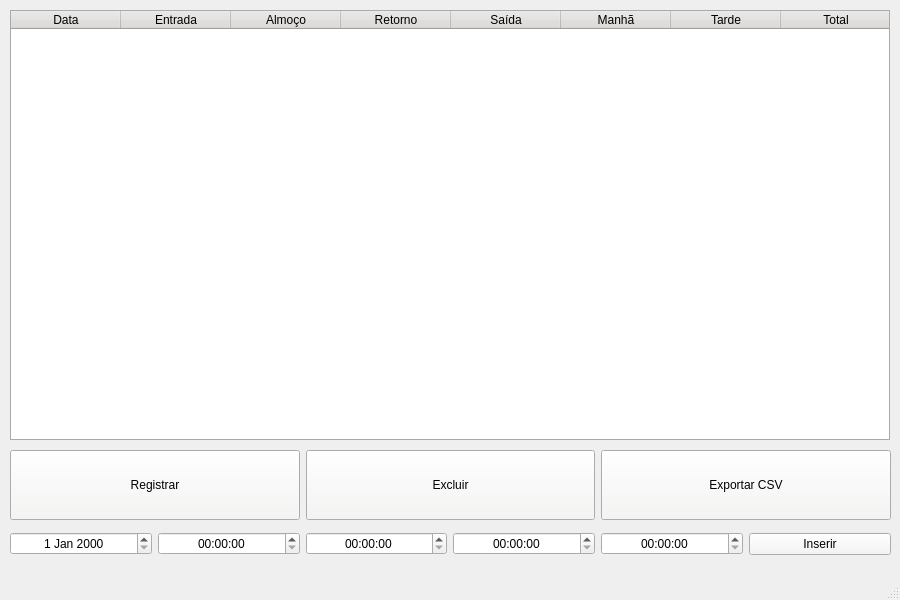
<?xml version="1.0" encoding="UTF-8"?>
<ui version="4.0">
 <class>MainWindow</class>
 <widget class="QMainWindow" name="MainWindow">
  <property name="geometry">
   <rect>
    <x>0</x>
    <y>0</y>
    <width>900</width>
    <height>600</height>
   </rect>
  </property>
  <property name="sizePolicy">
   <sizepolicy hsizetype="Fixed" vsizetype="Fixed">
    <horstretch>0</horstretch>
    <verstretch>0</verstretch>
   </sizepolicy>
  </property>
  <property name="minimumSize">
   <size>
    <width>900</width>
    <height>600</height>
   </size>
  </property>
  <property name="maximumSize">
   <size>
    <width>900</width>
    <height>600</height>
   </size>
  </property>
  <property name="baseSize">
   <size>
    <width>900</width>
    <height>600</height>
   </size>
  </property>
  <property name="acceptDrops">
   <bool>false</bool>
  </property>
  <property name="windowTitle">
   <string>PyPonto</string>
  </property>
  <property name="windowIcon">
   <iconset>
    <normaloff>ponto.svg</normaloff>ponto.svg</iconset>
  </property>
  <widget class="QWidget" name="centralwidget">
   <widget class="QWidget" name="layoutWidget_2">
    <property name="geometry">
     <rect>
      <x>10</x>
      <y>450</y>
      <width>881</width>
      <height>70</height>
     </rect>
    </property>
    <layout class="QHBoxLayout" name="horizontalLayout_2">
     <item>
      <widget class="QPushButton" name="btnRegistrar">
       <property name="sizePolicy">
        <sizepolicy hsizetype="Minimum" vsizetype="Preferred">
         <horstretch>0</horstretch>
         <verstretch>0</verstretch>
        </sizepolicy>
       </property>
       <property name="maximumSize">
        <size>
         <width>16777215</width>
         <height>16777215</height>
        </size>
       </property>
       <property name="palette">
        <palette>
         <active>
          <colorrole role="Button">
           <brush brushstyle="SolidPattern">
            <color alpha="255">
             <red>246</red>
             <green>245</green>
             <blue>244</blue>
            </color>
           </brush>
          </colorrole>
         </active>
         <inactive>
          <colorrole role="Button">
           <brush brushstyle="SolidPattern">
            <color alpha="255">
             <red>246</red>
             <green>245</green>
             <blue>244</blue>
            </color>
           </brush>
          </colorrole>
         </inactive>
         <disabled>
          <colorrole role="Button">
           <brush brushstyle="SolidPattern">
            <color alpha="255">
             <red>246</red>
             <green>245</green>
             <blue>244</blue>
            </color>
           </brush>
          </colorrole>
         </disabled>
        </palette>
       </property>
       <property name="focusPolicy">
        <enum>Qt::FocusPolicy::NoFocus</enum>
       </property>
       <property name="text">
        <string>Registrar</string>
       </property>
      </widget>
     </item>
     <item>
      <widget class="QPushButton" name="btnExcluir">
       <property name="sizePolicy">
        <sizepolicy hsizetype="Minimum" vsizetype="Preferred">
         <horstretch>0</horstretch>
         <verstretch>0</verstretch>
        </sizepolicy>
       </property>
       <property name="maximumSize">
        <size>
         <width>16777215</width>
         <height>16777215</height>
        </size>
       </property>
       <property name="palette">
        <palette>
         <active>
          <colorrole role="Button">
           <brush brushstyle="SolidPattern">
            <color alpha="255">
             <red>246</red>
             <green>245</green>
             <blue>244</blue>
            </color>
           </brush>
          </colorrole>
         </active>
         <inactive>
          <colorrole role="Button">
           <brush brushstyle="SolidPattern">
            <color alpha="255">
             <red>246</red>
             <green>245</green>
             <blue>244</blue>
            </color>
           </brush>
          </colorrole>
         </inactive>
         <disabled>
          <colorrole role="Button">
           <brush brushstyle="SolidPattern">
            <color alpha="255">
             <red>246</red>
             <green>245</green>
             <blue>244</blue>
            </color>
           </brush>
          </colorrole>
         </disabled>
        </palette>
       </property>
       <property name="focusPolicy">
        <enum>Qt::FocusPolicy::NoFocus</enum>
       </property>
       <property name="text">
        <string>Excluir</string>
       </property>
      </widget>
     </item>
     <item>
      <widget class="QPushButton" name="btnExportar">
       <property name="sizePolicy">
        <sizepolicy hsizetype="Minimum" vsizetype="Preferred">
         <horstretch>0</horstretch>
         <verstretch>0</verstretch>
        </sizepolicy>
       </property>
       <property name="maximumSize">
        <size>
         <width>16777215</width>
         <height>16777215</height>
        </size>
       </property>
       <property name="palette">
        <palette>
         <active>
          <colorrole role="Button">
           <brush brushstyle="SolidPattern">
            <color alpha="255">
             <red>246</red>
             <green>245</green>
             <blue>244</blue>
            </color>
           </brush>
          </colorrole>
         </active>
         <inactive>
          <colorrole role="Button">
           <brush brushstyle="SolidPattern">
            <color alpha="255">
             <red>246</red>
             <green>245</green>
             <blue>244</blue>
            </color>
           </brush>
          </colorrole>
         </inactive>
         <disabled>
          <colorrole role="Button">
           <brush brushstyle="SolidPattern">
            <color alpha="255">
             <red>246</red>
             <green>245</green>
             <blue>244</blue>
            </color>
           </brush>
          </colorrole>
         </disabled>
        </palette>
       </property>
       <property name="focusPolicy">
        <enum>Qt::FocusPolicy::NoFocus</enum>
       </property>
       <property name="autoFillBackground">
        <bool>false</bool>
       </property>
       <property name="styleSheet">
        <string notr="true"/>
       </property>
       <property name="text">
        <string>Exportar CSV</string>
       </property>
      </widget>
     </item>
    </layout>
   </widget>
   <widget class="QTableWidget" name="tableWidget">
    <property name="geometry">
     <rect>
      <x>10</x>
      <y>10</y>
      <width>880</width>
      <height>430</height>
     </rect>
    </property>
    <property name="sizePolicy">
     <sizepolicy hsizetype="Fixed" vsizetype="Fixed">
      <horstretch>0</horstretch>
      <verstretch>0</verstretch>
     </sizepolicy>
    </property>
    <property name="minimumSize">
     <size>
      <width>880</width>
      <height>430</height>
     </size>
    </property>
    <property name="maximumSize">
     <size>
      <width>880</width>
      <height>430</height>
     </size>
    </property>
    <property name="baseSize">
     <size>
      <width>880</width>
      <height>430</height>
     </size>
    </property>
    <property name="palette">
     <palette>
      <active>
       <colorrole role="WindowText">
        <brush brushstyle="SolidPattern">
         <color alpha="255">
          <red>0</red>
          <green>0</green>
          <blue>0</blue>
         </color>
        </brush>
       </colorrole>
       <colorrole role="Button">
        <brush brushstyle="SolidPattern">
         <color alpha="255">
          <red>222</red>
          <green>221</green>
          <blue>218</blue>
         </color>
        </brush>
       </colorrole>
       <colorrole role="Light">
        <brush brushstyle="SolidPattern">
         <color alpha="255">
          <red>255</red>
          <green>255</green>
          <blue>255</blue>
         </color>
        </brush>
       </colorrole>
       <colorrole role="Midlight">
        <brush brushstyle="SolidPattern">
         <color alpha="255">
          <red>238</red>
          <green>238</green>
          <blue>236</blue>
         </color>
        </brush>
       </colorrole>
       <colorrole role="Dark">
        <brush brushstyle="SolidPattern">
         <color alpha="255">
          <red>111</red>
          <green>110</green>
          <blue>109</blue>
         </color>
        </brush>
       </colorrole>
       <colorrole role="Mid">
        <brush brushstyle="SolidPattern">
         <color alpha="255">
          <red>148</red>
          <green>147</green>
          <blue>145</blue>
         </color>
        </brush>
       </colorrole>
       <colorrole role="Text">
        <brush brushstyle="SolidPattern">
         <color alpha="255">
          <red>0</red>
          <green>0</green>
          <blue>0</blue>
         </color>
        </brush>
       </colorrole>
       <colorrole role="BrightText">
        <brush brushstyle="SolidPattern">
         <color alpha="255">
          <red>255</red>
          <green>255</green>
          <blue>255</blue>
         </color>
        </brush>
       </colorrole>
       <colorrole role="ButtonText">
        <brush brushstyle="SolidPattern">
         <color alpha="255">
          <red>0</red>
          <green>0</green>
          <blue>0</blue>
         </color>
        </brush>
       </colorrole>
       <colorrole role="Base">
        <brush brushstyle="SolidPattern">
         <color alpha="255">
          <red>255</red>
          <green>255</green>
          <blue>255</blue>
         </color>
        </brush>
       </colorrole>
       <colorrole role="Window">
        <brush brushstyle="SolidPattern">
         <color alpha="255">
          <red>222</red>
          <green>221</green>
          <blue>218</blue>
         </color>
        </brush>
       </colorrole>
       <colorrole role="Shadow">
        <brush brushstyle="SolidPattern">
         <color alpha="255">
          <red>0</red>
          <green>0</green>
          <blue>0</blue>
         </color>
        </brush>
       </colorrole>
       <colorrole role="AlternateBase">
        <brush brushstyle="SolidPattern">
         <color alpha="255">
          <red>238</red>
          <green>238</green>
          <blue>236</blue>
         </color>
        </brush>
       </colorrole>
       <colorrole role="ToolTipBase">
        <brush brushstyle="SolidPattern">
         <color alpha="255">
          <red>255</red>
          <green>255</green>
          <blue>220</blue>
         </color>
        </brush>
       </colorrole>
       <colorrole role="ToolTipText">
        <brush brushstyle="SolidPattern">
         <color alpha="255">
          <red>0</red>
          <green>0</green>
          <blue>0</blue>
         </color>
        </brush>
       </colorrole>
       <colorrole role="PlaceholderText">
        <brush brushstyle="SolidPattern">
         <color alpha="127">
          <red>0</red>
          <green>0</green>
          <blue>0</blue>
         </color>
        </brush>
       </colorrole>
       <colorrole role="Accent">
        <brush brushstyle="SolidPattern">
         <color alpha="255">
          <red>255</red>
          <green>255</green>
          <blue>255</blue>
         </color>
        </brush>
       </colorrole>
      </active>
      <inactive>
       <colorrole role="WindowText">
        <brush brushstyle="SolidPattern">
         <color alpha="255">
          <red>0</red>
          <green>0</green>
          <blue>0</blue>
         </color>
        </brush>
       </colorrole>
       <colorrole role="Button">
        <brush brushstyle="SolidPattern">
         <color alpha="255">
          <red>222</red>
          <green>221</green>
          <blue>218</blue>
         </color>
        </brush>
       </colorrole>
       <colorrole role="Light">
        <brush brushstyle="SolidPattern">
         <color alpha="255">
          <red>255</red>
          <green>255</green>
          <blue>255</blue>
         </color>
        </brush>
       </colorrole>
       <colorrole role="Midlight">
        <brush brushstyle="SolidPattern">
         <color alpha="255">
          <red>238</red>
          <green>238</green>
          <blue>236</blue>
         </color>
        </brush>
       </colorrole>
       <colorrole role="Dark">
        <brush brushstyle="SolidPattern">
         <color alpha="255">
          <red>111</red>
          <green>110</green>
          <blue>109</blue>
         </color>
        </brush>
       </colorrole>
       <colorrole role="Mid">
        <brush brushstyle="SolidPattern">
         <color alpha="255">
          <red>148</red>
          <green>147</green>
          <blue>145</blue>
         </color>
        </brush>
       </colorrole>
       <colorrole role="Text">
        <brush brushstyle="SolidPattern">
         <color alpha="255">
          <red>0</red>
          <green>0</green>
          <blue>0</blue>
         </color>
        </brush>
       </colorrole>
       <colorrole role="BrightText">
        <brush brushstyle="SolidPattern">
         <color alpha="255">
          <red>255</red>
          <green>255</green>
          <blue>255</blue>
         </color>
        </brush>
       </colorrole>
       <colorrole role="ButtonText">
        <brush brushstyle="SolidPattern">
         <color alpha="255">
          <red>0</red>
          <green>0</green>
          <blue>0</blue>
         </color>
        </brush>
       </colorrole>
       <colorrole role="Base">
        <brush brushstyle="SolidPattern">
         <color alpha="255">
          <red>255</red>
          <green>255</green>
          <blue>255</blue>
         </color>
        </brush>
       </colorrole>
       <colorrole role="Window">
        <brush brushstyle="SolidPattern">
         <color alpha="255">
          <red>222</red>
          <green>221</green>
          <blue>218</blue>
         </color>
        </brush>
       </colorrole>
       <colorrole role="Shadow">
        <brush brushstyle="SolidPattern">
         <color alpha="255">
          <red>0</red>
          <green>0</green>
          <blue>0</blue>
         </color>
        </brush>
       </colorrole>
       <colorrole role="AlternateBase">
        <brush brushstyle="SolidPattern">
         <color alpha="255">
          <red>238</red>
          <green>238</green>
          <blue>236</blue>
         </color>
        </brush>
       </colorrole>
       <colorrole role="ToolTipBase">
        <brush brushstyle="SolidPattern">
         <color alpha="255">
          <red>255</red>
          <green>255</green>
          <blue>220</blue>
         </color>
        </brush>
       </colorrole>
       <colorrole role="ToolTipText">
        <brush brushstyle="SolidPattern">
         <color alpha="255">
          <red>0</red>
          <green>0</green>
          <blue>0</blue>
         </color>
        </brush>
       </colorrole>
       <colorrole role="PlaceholderText">
        <brush brushstyle="SolidPattern">
         <color alpha="127">
          <red>0</red>
          <green>0</green>
          <blue>0</blue>
         </color>
        </brush>
       </colorrole>
       <colorrole role="Accent">
        <brush brushstyle="SolidPattern">
         <color alpha="255">
          <red>255</red>
          <green>255</green>
          <blue>255</blue>
         </color>
        </brush>
       </colorrole>
      </inactive>
      <disabled>
       <colorrole role="WindowText">
        <brush brushstyle="SolidPattern">
         <color alpha="255">
          <red>111</red>
          <green>110</green>
          <blue>109</blue>
         </color>
        </brush>
       </colorrole>
       <colorrole role="Button">
        <brush brushstyle="SolidPattern">
         <color alpha="255">
          <red>222</red>
          <green>221</green>
          <blue>218</blue>
         </color>
        </brush>
       </colorrole>
       <colorrole role="Light">
        <brush brushstyle="SolidPattern">
         <color alpha="255">
          <red>255</red>
          <green>255</green>
          <blue>255</blue>
         </color>
        </brush>
       </colorrole>
       <colorrole role="Midlight">
        <brush brushstyle="SolidPattern">
         <color alpha="255">
          <red>238</red>
          <green>238</green>
          <blue>236</blue>
         </color>
        </brush>
       </colorrole>
       <colorrole role="Dark">
        <brush brushstyle="SolidPattern">
         <color alpha="255">
          <red>111</red>
          <green>110</green>
          <blue>109</blue>
         </color>
        </brush>
       </colorrole>
       <colorrole role="Mid">
        <brush brushstyle="SolidPattern">
         <color alpha="255">
          <red>148</red>
          <green>147</green>
          <blue>145</blue>
         </color>
        </brush>
       </colorrole>
       <colorrole role="Text">
        <brush brushstyle="SolidPattern">
         <color alpha="255">
          <red>111</red>
          <green>110</green>
          <blue>109</blue>
         </color>
        </brush>
       </colorrole>
       <colorrole role="BrightText">
        <brush brushstyle="SolidPattern">
         <color alpha="255">
          <red>255</red>
          <green>255</green>
          <blue>255</blue>
         </color>
        </brush>
       </colorrole>
       <colorrole role="ButtonText">
        <brush brushstyle="SolidPattern">
         <color alpha="255">
          <red>111</red>
          <green>110</green>
          <blue>109</blue>
         </color>
        </brush>
       </colorrole>
       <colorrole role="Base">
        <brush brushstyle="SolidPattern">
         <color alpha="255">
          <red>222</red>
          <green>221</green>
          <blue>218</blue>
         </color>
        </brush>
       </colorrole>
       <colorrole role="Window">
        <brush brushstyle="SolidPattern">
         <color alpha="255">
          <red>222</red>
          <green>221</green>
          <blue>218</blue>
         </color>
        </brush>
       </colorrole>
       <colorrole role="Shadow">
        <brush brushstyle="SolidPattern">
         <color alpha="255">
          <red>0</red>
          <green>0</green>
          <blue>0</blue>
         </color>
        </brush>
       </colorrole>
       <colorrole role="AlternateBase">
        <brush brushstyle="SolidPattern">
         <color alpha="255">
          <red>222</red>
          <green>221</green>
          <blue>218</blue>
         </color>
        </brush>
       </colorrole>
       <colorrole role="ToolTipBase">
        <brush brushstyle="SolidPattern">
         <color alpha="255">
          <red>255</red>
          <green>255</green>
          <blue>220</blue>
         </color>
        </brush>
       </colorrole>
       <colorrole role="ToolTipText">
        <brush brushstyle="SolidPattern">
         <color alpha="255">
          <red>0</red>
          <green>0</green>
          <blue>0</blue>
         </color>
        </brush>
       </colorrole>
       <colorrole role="PlaceholderText">
        <brush brushstyle="SolidPattern">
         <color alpha="127">
          <red>111</red>
          <green>110</green>
          <blue>109</blue>
         </color>
        </brush>
       </colorrole>
       <colorrole role="Accent">
        <brush brushstyle="SolidPattern">
         <color alpha="255">
          <red>255</red>
          <green>255</green>
          <blue>255</blue>
         </color>
        </brush>
       </colorrole>
      </disabled>
     </palette>
    </property>
    <property name="focusPolicy">
     <enum>Qt::FocusPolicy::NoFocus</enum>
    </property>
    <property name="lineWidth">
     <number>1</number>
    </property>
    <property name="verticalScrollBarPolicy">
     <enum>Qt::ScrollBarPolicy::ScrollBarAsNeeded</enum>
    </property>
    <property name="horizontalScrollBarPolicy">
     <enum>Qt::ScrollBarPolicy::ScrollBarAlwaysOff</enum>
    </property>
    <property name="sizeAdjustPolicy">
     <enum>QAbstractScrollArea::SizeAdjustPolicy::AdjustIgnored</enum>
    </property>
    <property name="autoScroll">
     <bool>true</bool>
    </property>
    <property name="editTriggers">
     <set>QAbstractItemView::EditTrigger::NoEditTriggers</set>
    </property>
    <property name="tabKeyNavigation">
     <bool>false</bool>
    </property>
    <property name="alternatingRowColors">
     <bool>true</bool>
    </property>
    <property name="selectionMode">
     <enum>QAbstractItemView::SelectionMode::MultiSelection</enum>
    </property>
    <property name="selectionBehavior">
     <enum>QAbstractItemView::SelectionBehavior::SelectRows</enum>
    </property>
    <property name="textElideMode">
     <enum>Qt::TextElideMode::ElideMiddle</enum>
    </property>
    <property name="gridStyle">
     <enum>Qt::PenStyle::SolidLine</enum>
    </property>
    <property name="wordWrap">
     <bool>false</bool>
    </property>
    <property name="rowCount">
     <number>0</number>
    </property>
    <attribute name="horizontalHeaderCascadingSectionResizes">
     <bool>false</bool>
    </attribute>
    <attribute name="horizontalHeaderMinimumSectionSize">
     <number>110</number>
    </attribute>
    <attribute name="horizontalHeaderDefaultSectionSize">
     <number>110</number>
    </attribute>
    <attribute name="horizontalHeaderHighlightSections">
     <bool>false</bool>
    </attribute>
    <attribute name="horizontalHeaderShowSortIndicator" stdset="0">
     <bool>false</bool>
    </attribute>
    <attribute name="horizontalHeaderStretchLastSection">
     <bool>true</bool>
    </attribute>
    <attribute name="verticalHeaderVisible">
     <bool>false</bool>
    </attribute>
    <column>
     <property name="text">
      <string>Data</string>
     </property>
    </column>
    <column>
     <property name="text">
      <string>Entrada</string>
     </property>
    </column>
    <column>
     <property name="text">
      <string>Almoço</string>
     </property>
    </column>
    <column>
     <property name="text">
      <string>Retorno</string>
     </property>
    </column>
    <column>
     <property name="text">
      <string>Saída</string>
     </property>
    </column>
    <column>
     <property name="text">
      <string>Manhã</string>
     </property>
     <property name="background">
      <color>
       <red>153</red>
       <green>193</green>
       <blue>241</blue>
      </color>
     </property>
    </column>
    <column>
     <property name="text">
      <string>Tarde</string>
     </property>
     <property name="background">
      <color>
       <red>153</red>
       <green>193</green>
       <blue>241</blue>
      </color>
     </property>
    </column>
    <column>
     <property name="text">
      <string>Total</string>
     </property>
     <property name="background">
      <color>
       <red>249</red>
       <green>240</green>
       <blue>107</blue>
      </color>
     </property>
    </column>
   </widget>
   <widget class="QWidget" name="layoutWidget">
    <property name="geometry">
     <rect>
      <x>10</x>
      <y>529</y>
      <width>881</width>
      <height>30</height>
     </rect>
    </property>
    <layout class="QHBoxLayout" name="horizontalLayout_1">
     <item>
      <widget class="QDateEdit" name="data">
       <property name="focusPolicy">
        <enum>Qt::FocusPolicy::TabFocus</enum>
       </property>
       <property name="alignment">
        <set>Qt::AlignmentFlag::AlignCenter</set>
       </property>
      </widget>
     </item>
     <item>
      <widget class="QTimeEdit" name="entrada">
       <property name="focusPolicy">
        <enum>Qt::FocusPolicy::TabFocus</enum>
       </property>
       <property name="alignment">
        <set>Qt::AlignmentFlag::AlignCenter</set>
       </property>
      </widget>
     </item>
     <item>
      <widget class="QTimeEdit" name="almoco">
       <property name="focusPolicy">
        <enum>Qt::FocusPolicy::TabFocus</enum>
       </property>
       <property name="alignment">
        <set>Qt::AlignmentFlag::AlignCenter</set>
       </property>
      </widget>
     </item>
     <item>
      <widget class="QTimeEdit" name="retorno">
       <property name="focusPolicy">
        <enum>Qt::FocusPolicy::TabFocus</enum>
       </property>
       <property name="alignment">
        <set>Qt::AlignmentFlag::AlignCenter</set>
       </property>
      </widget>
     </item>
     <item>
      <widget class="QTimeEdit" name="saida">
       <property name="focusPolicy">
        <enum>Qt::FocusPolicy::TabFocus</enum>
       </property>
       <property name="alignment">
        <set>Qt::AlignmentFlag::AlignCenter</set>
       </property>
      </widget>
     </item>
     <item>
      <widget class="QPushButton" name="btnInserir">
       <property name="palette">
        <palette>
         <active>
          <colorrole role="Button">
           <brush brushstyle="SolidPattern">
            <color alpha="255">
             <red>246</red>
             <green>245</green>
             <blue>244</blue>
            </color>
           </brush>
          </colorrole>
         </active>
         <inactive>
          <colorrole role="Button">
           <brush brushstyle="SolidPattern">
            <color alpha="255">
             <red>246</red>
             <green>245</green>
             <blue>244</blue>
            </color>
           </brush>
          </colorrole>
         </inactive>
         <disabled>
          <colorrole role="Button">
           <brush brushstyle="SolidPattern">
            <color alpha="255">
             <red>246</red>
             <green>245</green>
             <blue>244</blue>
            </color>
           </brush>
          </colorrole>
         </disabled>
        </palette>
       </property>
       <property name="focusPolicy">
        <enum>Qt::FocusPolicy::TabFocus</enum>
       </property>
       <property name="text">
        <string>Inserir</string>
       </property>
      </widget>
     </item>
    </layout>
   </widget>
  </widget>
  <widget class="QStatusBar" name="statusbar"/>
 </widget>
 <resources/>
 <connections/>
</ui>
